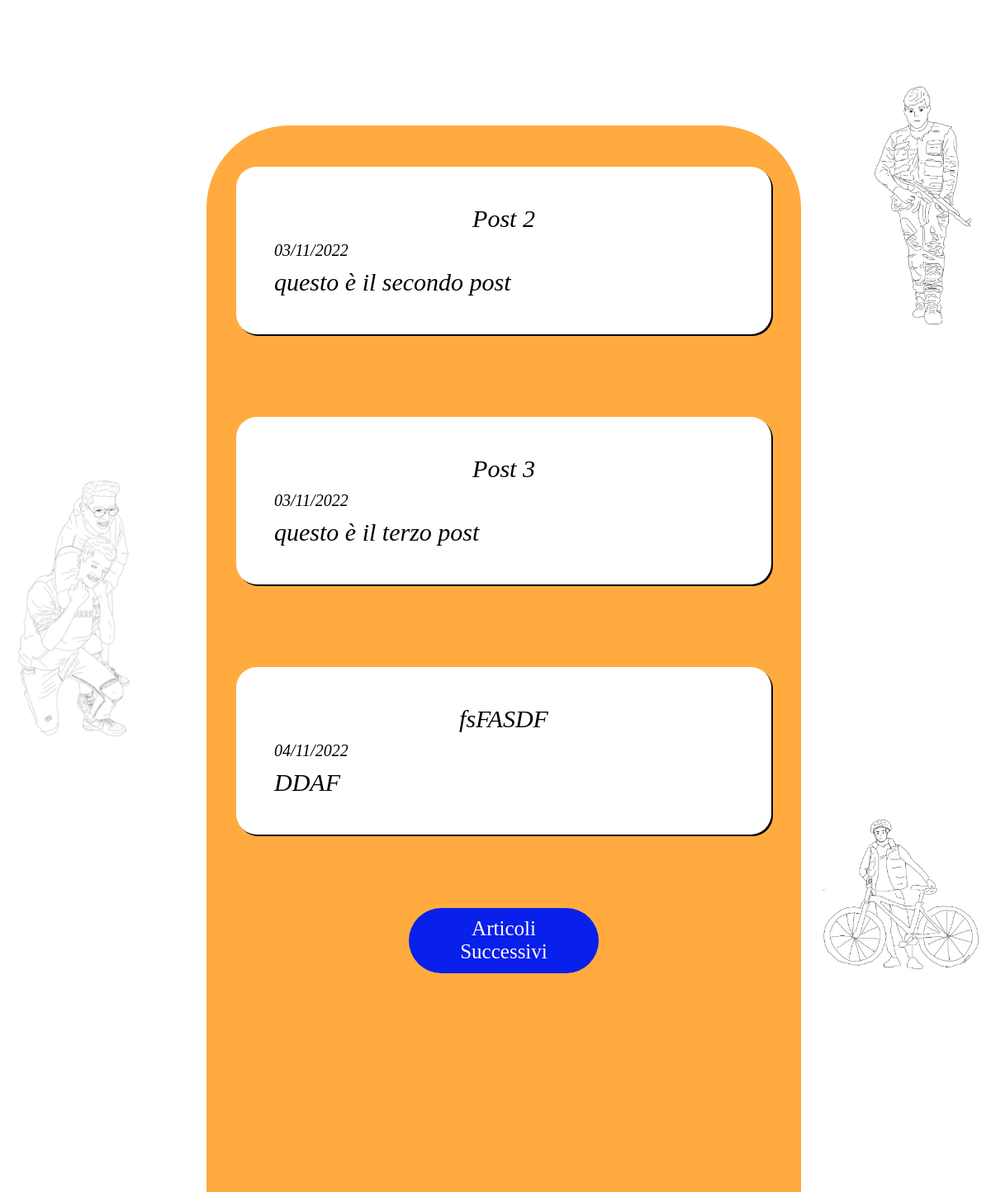
Before: /pres/news (lower part) with the older database file.
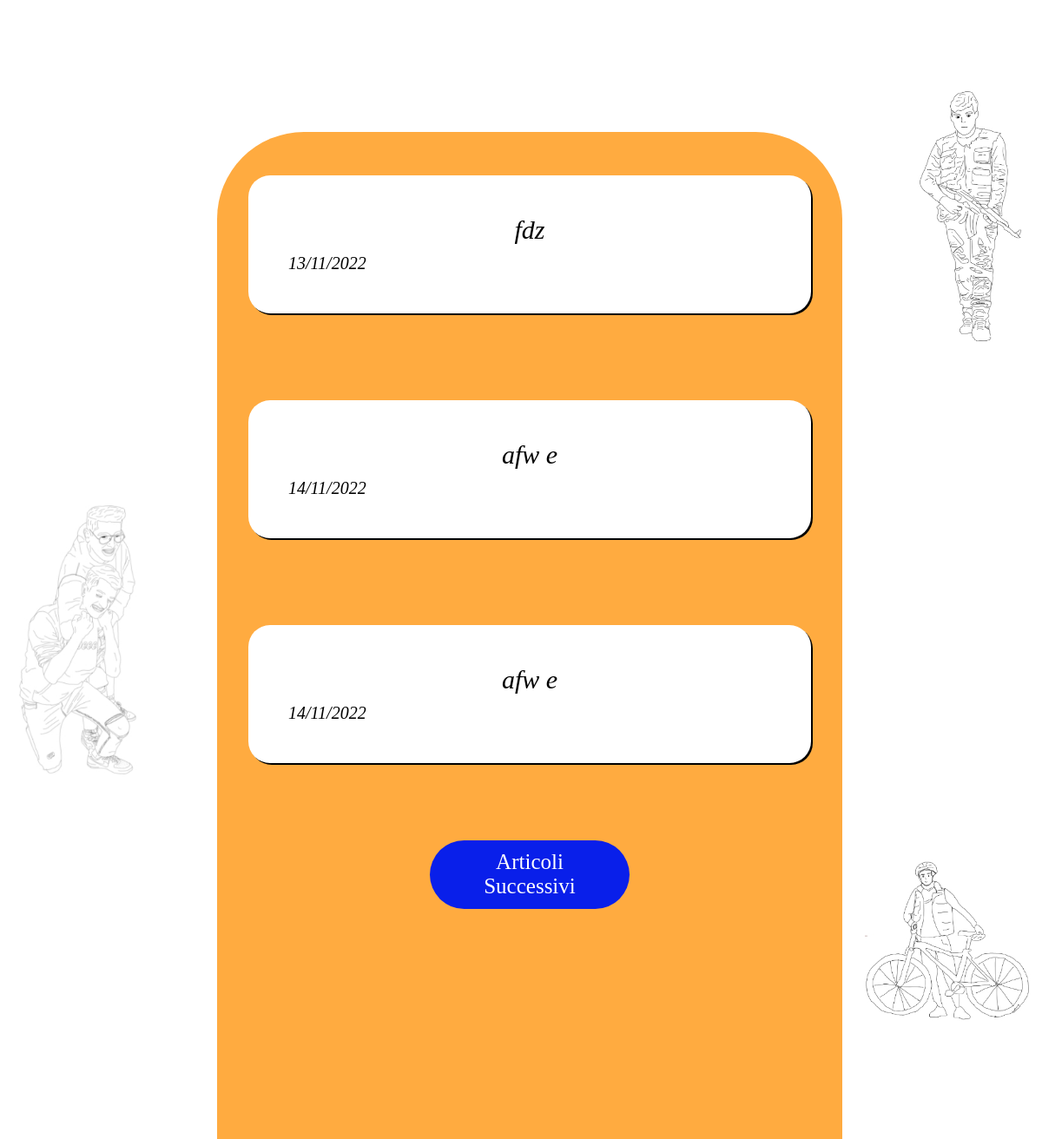
After: the same page with the newer database file.
### blog/models.py (models this page shows, shortened)
class PresPost(db.Model):
    id = db.Column(db.Integer, primary_key=True)
    user_id = db.Column(db.Integer(), db.ForeignKey('user.id'), nullable=False)
    created_at = db.Column(db.DateTime, default=datetime.now)
    title = db.Column(db.String(120), nullable=False)
    slug = db.Column(db.String(250))
    description = db.Column(db.String(120))
    body1 = db.Column(db.Text, nullable=False)
    body2 = db.Column(db.Text)
    body3 = db.Column(db.Text)
    body4 = db.Column(db.Text)
    testimonial1 = db.Column(db.Text)
    testimonial2 = db.Column(db.Text)
    cover = db.Column(db.String(120))
    image1 = db.Column(db.String(120))
    image2 = db.Column(db.String(120))
    image3 = db.Column(db.String(120))

### blog/routes.py (the view)
@app.route("/pres/news")
def pres_news():
    page_number = request.args.get("page", 1, type=int)
    posts = PresPost.query.order_by(PresPost.created_at.desc()).paginate(page=page_number, per_page=3, error_out=True)
    if posts.has_next:
        next_page = url_for("pres_news", page=posts.next_num)
    else:
        next_page = None
    if posts.has_prev:
        previous_page = url_for("pres_news", page=posts.prev_num)
    else:
        previous_page = None
    return render_template("pres_news.html", posts=posts, current_page=page_number,
                            next_page=next_page, previous_page=previous_page)

### blog/templates/pres_news.html (shortened to what this page needs)
{% extends "base.html" %}
<div class="PC">{% block pc_content %}
    <div class="presnews-page">
        <img alt="NATTALI" id="pn-img1" class="pn-imgs"
        src=" {{ url_for('static', filename='img/build/presnews_back2.jpg') }} ">
        <img alt="DIEGO BULLIZZA IL POVERO VISC" id="pn-img2" class="pn-imgs"
            src=" {{ url_for('static', filename='img/build/presnews_back4.jpg') }} ">
        <img alt="PAGLIACCIO IN BICI" id="pn-img3" class="pn-imgs"
        src=" {{ url_for('static', filename='img/build/presnews_back3.jpg') }} ">
        <div class="presnews-sections">
            <br><br><br><br><br><br><br><br><br><br><br><br>
            <div class="presnews-options">
            {% if next_page %}<a class="presnews-button1" href=" {{next_page}} "> Articoli Successivi </a>{% endif %}
            </div>
            {% for post in posts.items %}
            <a class="presnews-frame"
                href="{{ url_for('pres_article', post_slug=post.slug) }}">
                <p class="presnews-frame-title"> {{post.title}} </p>
                <p class="presnews-frame-date">{{post.created_at.strftime('%d/%m/%Y')}}</p>
                {% if post.description %}
                <p class="presnews-frame-desc"> {{post.description}}</p>
                {% endif %}
            </a>
            {% endfor %}
        </div>
    </div>
{% endblock %}</div>

### blog/templates/base.html (shortened to what this page needs)
<!DOCTYPE html>
<html lang="it">
<head>
    <link rel="stylesheet" href="{{ url_for('static', filename='style.css') }}">
</head>
<body>
<div class="PC">{% block pc_content %}{% endblock %}</div>
</body>
</html>

### blog/static/style.css (style rules this page uses)
:root { --font_webeee: "SHELMAN"; --font_itsback: "Freehand575 BT"; --font_title: "Forte"; --font_menu: "Mistral"; --font_account: "Freehand521 BT"; --font_article: "Brush Script MT"; --font_text: "Gabriola"; --font_bold: "JOAN"; --font_error: "Chiller"; --text_primary_color: black; --text_secondary_color: white; --ambeee: #FFAB40; --ambeee2: #B87711; --blueee: #091FEA; --blueee2: #1E1EB7; --red: #FF3737; --red2: #8F1111; --link: #13FF22; --green: #07987D; --green2: #036855; --grey: #D5D3D3; --grey2: #313131; --back_primary: white; --back_secondary: black; }
body { margin: 0; }
@media screen and (min-width: 1024px) { .PC { display: block; } }
@media screen and (min-width: 1024px) { a { text-decoration: none; color: var(--text_primary_color); } }
@media screen and (min-width: 1024px) { .presnews-page { margin: 50px 10px 0; padding: 50px 1% 0; display: flex; flex-direction: column; } }
@media screen and (min-width: 1024px) { .pn-imgs { width: 12%; position: absolute; } }
@media screen and (min-width: 1024px) { #pn-img1 { right: 0; } }
@media screen and (min-width: 1024px) { #pn-img2 { margin: 40% 0 0; } }
@media screen and (min-width: 1024px) { #pn-img3 { width: 17%; margin: 74% 0 0; right: 0; } }
@media screen and (min-width: 1024px) { .presnews-sections { width: 60%; margin: 50px 19% 0; position: absolute; display: flex; flex-direction: column-reverse; border-radius: 100px 100px 0 0; background-color: var(--ambeee); } }
@media screen and (min-width: 1024px) { .presnews-frame { width: 80%; margin: 50px auto; padding: 5%; text-decoration: none; border-radius: 25px; background-color: var(--back_primary); box-shadow: 2px 2px 0 var(--back_secondary); } }
@media screen and (min-width: 1024px) { .presnews-frame-title { margin: 10px; font-size: 30px; font-style: italic; text-align: center; font-family: var(--font_bold); } }
@media screen and (min-width: 1024px) { .presnews-frame-date { margin: 10px; font-size: 20px; font-style: italic; font-family: var(--font_article); } }
@media screen and (min-width: 1024px) { .presnews-options { width: 80%; margin: 10px 10% 20px; display: flex; flex-direction: row; } }
@media screen and (min-width: 1024px) { .presnews-button1 { width: 30%; margin: 5% auto; padding: 2% 5%; font-size: 25px; text-align: center; font-family: var(--font_bold); color: var(--text_secondary_color); border-radius: 100px; background-color: var(--blueee); } }

Changed rows visible on the page:
removed PresPost: title "fsFASDF", created_at "04/11/2022", description "DDAF"
removed PresPost: title "Post 3", created_at "03/11/2022", description "questo è il terzo post"
removed PresPost: title "Post 2", created_at "03/11/2022", description "questo è il secondo post"
now on this page (row edited): PresPost: title "afw e", created_at "14/11/2022"
added PresPost: title "afw e", created_at "14/11/2022"
added PresPost: title "fdz", created_at "13/11/2022"
